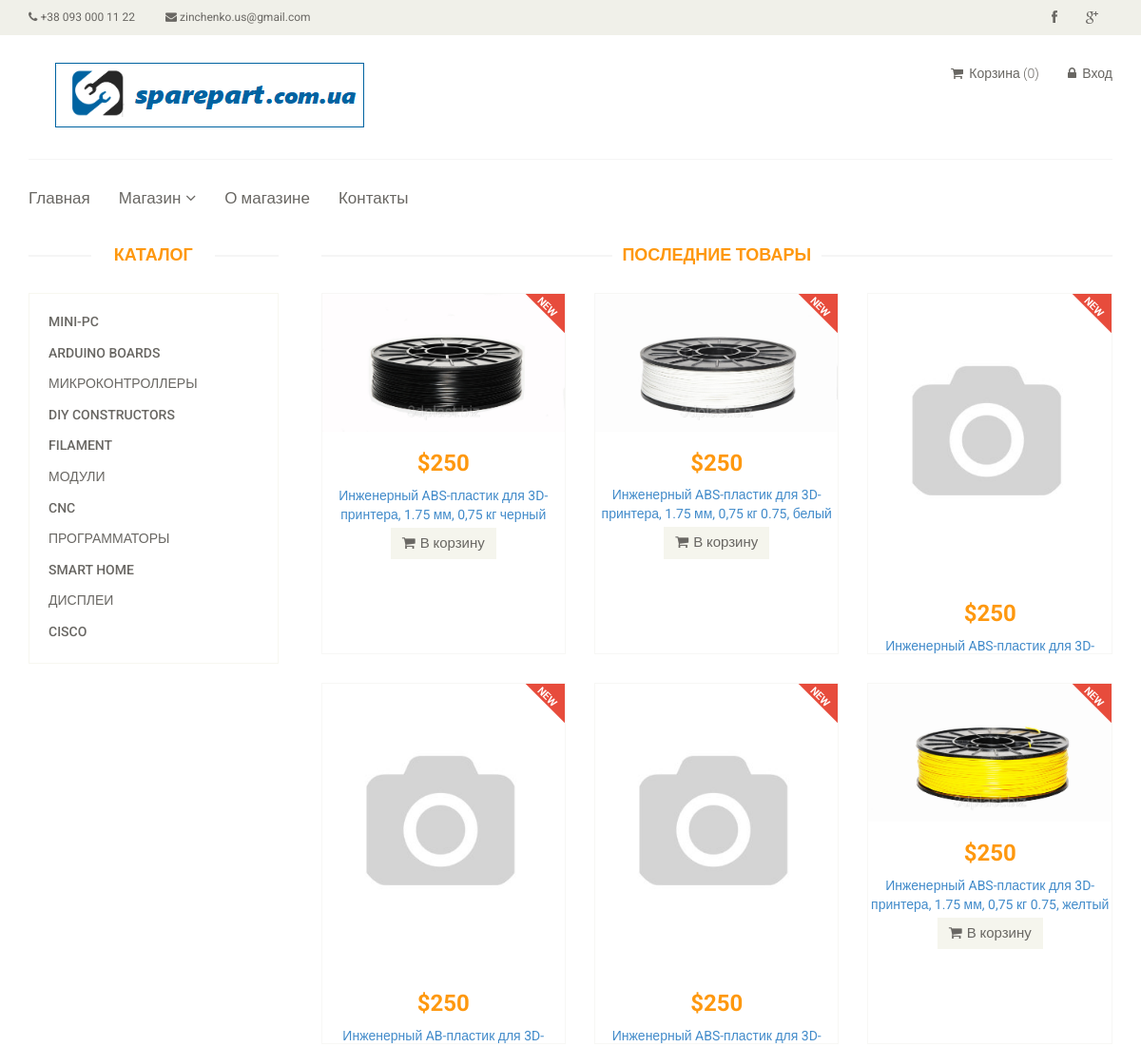
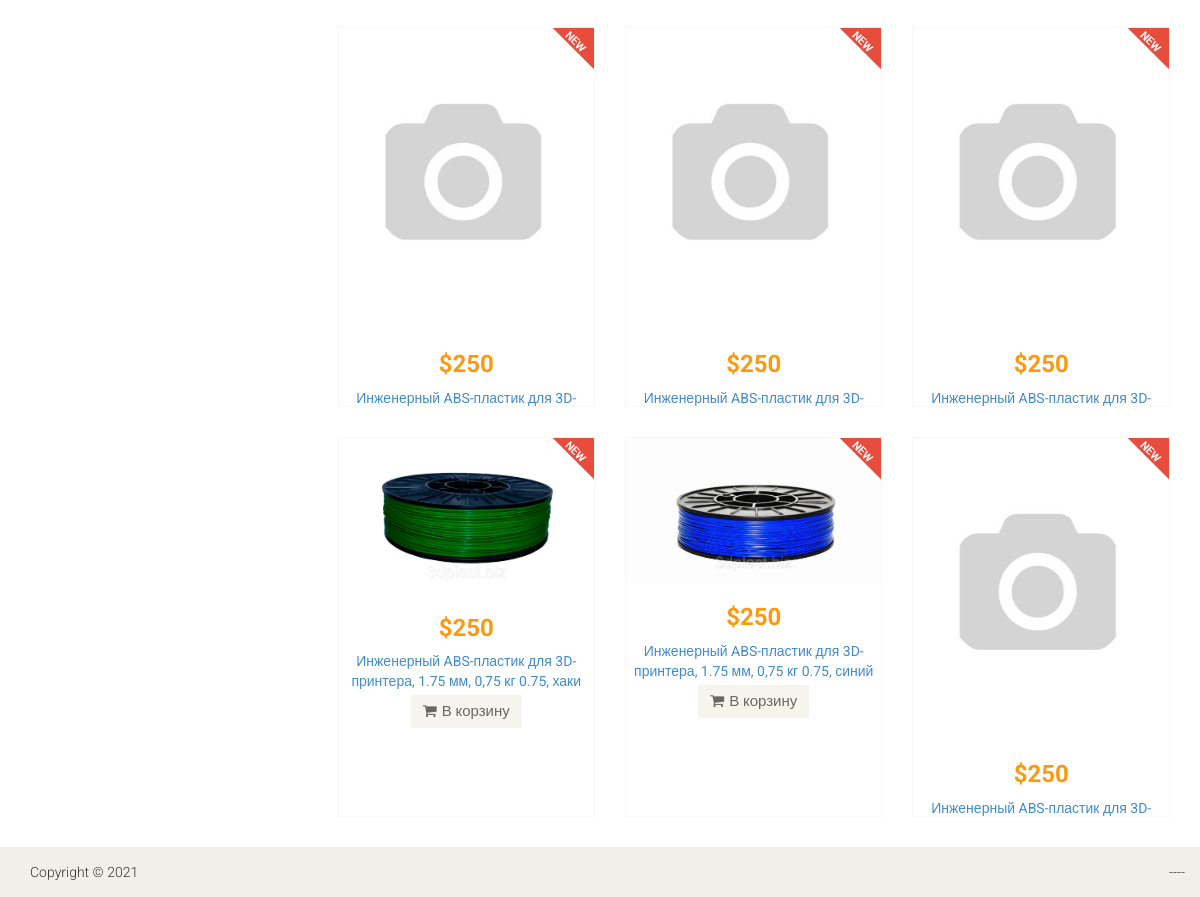
Page /catalog/ on the committed database (2 pictures, top to bottom).
### tables this page shows
CREATE TABLE `category` (
  `id` int(11) NOT NULL,
  `name` varchar(255) NOT NULL,
  `sort_order` int(11) NOT NULL DEFAULT 0,
  `status` int(11) NOT NULL DEFAULT 1
);

CREATE TABLE `product` (
  `id` int(11) NOT NULL,
  `name` varchar(255) NOT NULL,
  `category_id` int(11) NOT NULL,
  `code` int(11) NOT NULL,
  `price` float NOT NULL,
  `availability` int(11) NOT NULL,
  `brand` varchar(255) NOT NULL,
  `description` text NOT NULL,
  `is_new` int(11) NOT NULL DEFAULT 0,
  `is_recommended` int(11) NOT NULL DEFAULT 0,
  `status` int(11) NOT NULL DEFAULT 1
);

### config/routes.php (called while the page is built)
<?php
return array(
    'product/([0-9]+)' => 'product/view/$1',
    'catalog' => 'catalog/index',
    'category/([0-9]+)/page-([0-9]+)' => 'catalog/category/$1/$2',
    'category/([0-9]+)' => 'catalog/category/$1',
    'cart/checkout' => 'cart/checkout',
    'cart/delete/([0-9]+)' => 'cart/delete/$1',
    'cart/add/([0-9]+)' => 'cart/add/$1',
    'cart/addAjax/([0-9]+)' => 'cart/addAjax/$1',
    'cart' => 'cart/index',
    'user/register' => 'user/register',
    'user/login' => 'user/login',
    'user/logout' => 'user/logout',
    'cabinet/edit' => 'cabinet/edit',
    'cabinet' => 'cabinet/index',
    'admin/product/create' => 'adminProduct/create',
    'admin/product/update/([0-9]+)' => 'adminProduct/update/$1',
    'admin/product/delete/([0-9]+)' => 'adminProduct/delete/$1',
    'admin/product' => 'adminProduct/index',
    'admin/category/create' => 'adminCategory/create',
    'admin/category/update/([0-9]+)' => 'adminCategory/update/$1',
    'admin/category/delete/([0-9]+)' => 'adminCategory/delete/$1',
    'admin/category' => 'adminCategory/index',
    'admin/order/update/([0-9]+)' => 'adminOrder/update/$1',
    'admin/order/delete/([0-9]+)' => 'adminOrder/delete/$1',
    'admin/order/view/([0-9]+)' => 'adminOrder/view/$1',
    'admin/order' => 'adminOrder/index',
    'admin' => 'admin/index',
    'contacts' => 'site/contact',
    'about' => 'site/about',
    'index.php' => 'site/index',
    '' => 'site/index',
);

### controllers/CatalogController.php (called while the page is built, shortened)
<?php
class CatalogController
{
    public function actionIndex()
    {
        $categories = Category::getCategoriesList();
        $latestProducts = Product::getLatestProducts(12);
        require_once(ROOT . '/views/catalog/index.php');
        return true;
    }
}

### index.php (called while the page is built, shortened)
<?php
$router = new Router();
$router->run();

### models/Category.php (called while the page is built, shortened)
<?php
class Category
{
    public static function getCategoriesList()
    {
        $db = Db::getConnection();
        $result = $db->query('SELECT id, name FROM category WHERE status = "1" ORDER BY sort_order, name ASC');
        $i = 0;
        $categoryList = array();
        while ($row = $result->fetch()) {
            $categoryList[$i]['id'] = $row['id'];
            $categoryList[$i]['name'] = $row['name'];
            $i++;
        }
        return $categoryList;
    }
}

### models/Product.php (called while the page is built, shortened)
<?php
class Product
{
    public static function getLatestProducts($count = self::SHOW_BY_DEFAULT)
    {
        $db = Db::getConnection();
        $sql = 'SELECT id, name, price, is_new FROM product '
                . 'WHERE status = "1" ORDER BY id DESC '
                . 'LIMIT :count';
        $result = $db->prepare($sql);
        $result->bindParam(':count', $count, PDO::PARAM_INT);
        $result->setFetchMode(PDO::FETCH_ASSOC);
        $result->execute();
        $i = 0;
        $productsList = array();
        while ($row = $result->fetch()) {
            $productsList[$i]['id'] = $row['id'];
            $productsList[$i]['name'] = $row['name'];
            $productsList[$i]['price'] = $row['price'];
            $productsList[$i]['is_new'] = $row['is_new'];
            $i++;
        }
        return $productsList;
    }
    public static function getImage($id)
    {
        $noImage = 'no-image.jpg';
        $path = '/upload/images/products/';
        $pathToProductImage = $path . $id . '.jpg';
        if (file_exists($_SERVER['DOCUMENT_ROOT'].$pathToProductImage)) {
            return $pathToProductImage;
        }
        return $path . $noImage;
    }
}

### views/catalog/index.php (the view)
<?php include ROOT . '/views/layouts/header.php'; ?>
<section>
    <div class="container">
        <div class="row">
            <div class="col-sm-3">
                <div class="left-sidebar">
                    <h2>Каталог</h2>
                    <div class="panel-group category-products">
                        <?php foreach ($categories as $categoryItem): ?>
                            <div class="panel panel-default">
                                <div class="panel-heading">
                                    <h4 class="panel-title">
                                        <a href="/category/<?php echo $categoryItem['id'];?>">
                                            <?php echo $categoryItem['name'];?>
                                        </a>
                                    </h4>
                                </div>
                            </div>
                        <?php endforeach; ?>
                    </div>
                </div>
            </div>
            <div class="col-sm-9 padding-right">
                <div class="features_items">
                    <h2 class="title text-center">Последние товары</h2>
                    <?php foreach ($latestProducts as $product): ?>
                        <div class="col-sm-4">
                            <div class="product-image-wrapper">
                                <div class="single-products">
                                    <div class="productinfo text-center">
                                        <img src="<?php echo Product::getImage($product['id']); ?>" alt="" />
                                        <h2>$<?php echo $product['price'];?></h2>
                                        <p>
                                            <a href="/product/<?php echo $product['id'];?>">
                                                <?php echo $product['name'];?>
                                            </a>
                                        </p>
                                        <a href="#" data-id="<?php echo $product['id'];?>"
                                           class="btn btn-default add-to-cart">
                                            <i class="fa fa-shopping-cart"></i>В корзину
                                        </a>
                                    </div>
                                    <?php if ($product['is_new']): ?>
                                        <img src="/template/images/home/new.png" class="new" alt="" />
                                    <?php endif; ?>
                                </div>
                            </div>
                        </div>
                    <?php endforeach;?>
                </div>
            </div>
        </div>
    </div>
</section>
<?php include ROOT . '/views/layouts/footer.php'; ?>

### components/Router.php (shortened to what this page needs)
<?php
class Router
{
    private $routes;
    public function __construct()
    {
        $routesPath = ROOT . '/config/routes.php';
        $this->routes = include($routesPath);
    }
    private function getURI()
    {
        if (!empty($_SERVER['REQUEST_URI'])) {
            return trim($_SERVER['REQUEST_URI'], '/');
        }
    }
    public function run()
    {
        $uri = $this->getURI();
        foreach ($this->routes as $uriPattern => $path) {
            if (preg_match("~$uriPattern~", $uri)) {
                $internalRoute = preg_replace("~$uriPattern~", $path, $uri);
                $segments = explode('/', $internalRoute);
                $controllerName = array_shift($segments) . 'Controller';
                $actionName = 'action' . ucfirst(array_shift($segments));
                $parameters = $segments;
                $controllerObject = new $controllerName;
                $result = call_user_func_array(array($controllerObject, $actionName), $parameters);
                if ($result != null) {
                    break;
                }
            }
        }
    }
}

### template/css/main.css (style rules this page uses)
body { font-family: 'Roboto', sans-serif; background:; position: relative; font-weight:400px; }
html, body { height: 100%; margin: 0; padding: 0; }
a { -webkit-transition: 300ms; -moz-transition: 300ms; -o-transition: 300ms; transition: 300ms; }
h1, h2, h3, h4, h5, h6 { font-family: 'Roboto', sans-serif; }
.category-products { border: 1px solid #F7F7F0; margin-bottom: 35px; padding-bottom: 20px; padding-top: 15px; }
.left-sidebar h2, .brands_products h2 { color: #FE980F; font-family: 'Roboto', sans-serif; font-size: 18px; font-weight: 700; margin: 0 auto 30px; text-align: center; text-transform: uppercase; position: relative; z-index:3; }
.left-sidebar h2:after, h2.title:after { content: " "; position: absolute; border: 1px solid #f5f5f5; bottom:8px; left: 0; width: 100%; height: 0; z-index: -2; }
.left-sidebar h2:before { content: " "; position: absolute; background: #fff; bottom: -6px; width: 130px; height: 30px; z-index: -1; left: 50%; margin-left: -65px; }
h2.title:before { content: " "; position: absolute; background: #fff; bottom: -6px; width: 220px; height: 30px; z-index: -1; left: 50%; margin-left: -110px; }
.category-products .panel { background-color: #FFFFFF; border: 0px; border-radius: 0px; box-shadow:none; margin-bottom: 0px; }
.category-products .panel-default .panel-heading { background-color: #FFFFFF; border: 0 none; color: #FFFFFF; padding: 5px 20px; }
.category-products .panel-default .panel-heading .panel-title a { color: #696763; font-family: 'Roboto', sans-serif; font-size: 14px; text-decoration: none; text-transform: uppercase; }
.padding-right { padding-right: 0; }
.features_items { overflow:hidden; }
h2.title { color: #FE980F; font-family: 'Roboto', sans-serif; font-size: 18px; font-weight: 700; margin: 0 15px; text-transform: uppercase; margin-bottom: 30px; position: relative; }
.product-image-wrapper { border:1px solid #F7F7F5; overflow: hidden; margin-bottom:30px; height: 380px; }
.single-products { position: relative; }
.new, .sale { position: absolute; top: 0; right: 0; }
.productinfo h2 { color: #FE980F; font-family: 'Roboto', sans-serif; font-size: 24px; font-weight: 700; }
.productinfo p { font-family: 'Roboto', sans-serif; font-size: 14px; font-weight: 400; height: 34px; color: #696763; }
.productinfo img { width: 100%; }
.productinfo { position:relative; }
.add-to-cart, .checkout, .back { background:#F5F5ED; border: 0 none; border-radius: 0; color: #696763; font-family: 'Roboto', sans-serif; font-size: 15px; margin-bottom: 25px; }
.add-to-cart i { margin-right:5px; }

### rows in the picture
category: name "MINI-PC"
category: name "ARDUINO BOARDS"
category: name "МИКРОКОНТРОЛЛЕРЫ"
category: name "DIY CONSTRUCTORS"
category: name "FILAMENT"
category: name "МОДУЛИ"
category: name "CNC"
category: name "ПРОГРАММАТОРЫ"
category: name "SMART HOME"
category: name "ДИСПЛЕИ"
category: name "CISCO"
product: shows a picture, price "250", name "Инженерный ABS-пластик для 3D-принтера, 1.75 мм, 0,75 кг черный", is_new 1 (drawn)
product: shows a picture, price "250", name "Инженерный ABS-пластик для 3D-принтера, 1.75 мм, 0,75 кг 0.75, белый", is_new 1 (drawn)
product: price "250", name "Инженерный ABS-пластик для…", is_new 1 (drawn)
product: price "250", name "Инженерный AB-пластик для…", is_new 1 (drawn)
product: price "250", name "Инженерный ABS-пластик для…", is_new 1 (drawn)
product: shows a picture, price "250", name "Инженерный ABS-пластик для 3D-принтера, 1.75 мм, 0,75 кг 0.75, желтый", is_new 1 (drawn)
product: price "250", name "Инженерный ABS-пластик для…", is_new 1 (drawn)
product: price "250", name "Инженерный ABS-пластик для…", is_new 1 (drawn)
product: price "250", name "Инженерный ABS-пластик для…", is_new 1 (drawn)
product: shows a picture, price "250", name "Инженерный ABS-пластик для 3D-принтера, 1.75 мм, 0,75 кг 0.75, хаки…", is_new 1 (drawn)
product: shows a picture, price "250", name "Инженерный ABS-пластик для 3D-принтера, 1.75 мм, 0,75 кг 0.75, синий", is_new 1 (drawn)
product: price "250", name "Инженерный ABS-пластик для…", is_new 1 (drawn)
